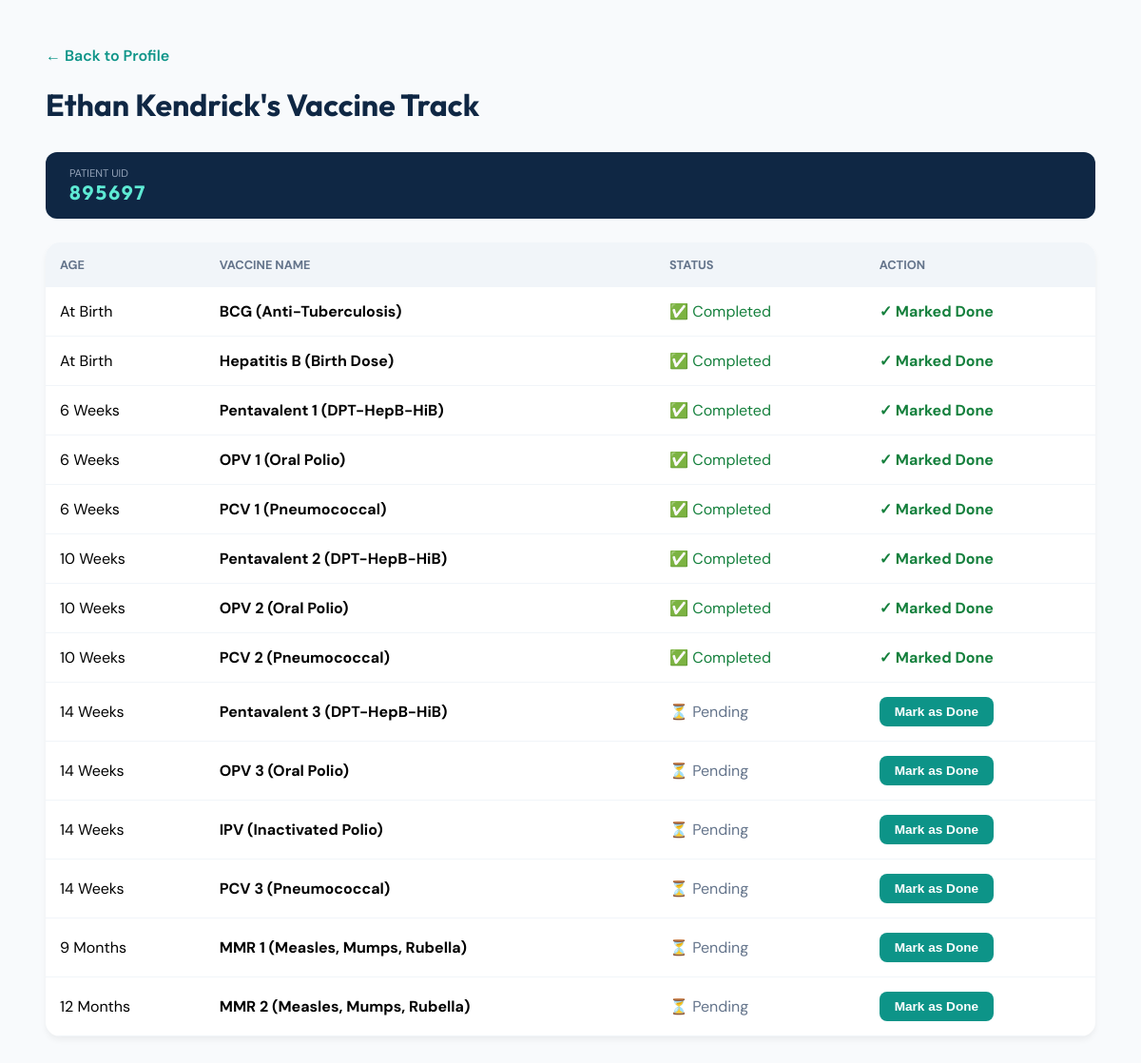
Screenshot of /patients/view_baby_records.php?baby_id=28 with the database file from the repository.
### tables this page shows
CREATE TABLE `patients` (
  `id` int(11) NOT NULL,
  `first_name` varchar(100) NOT NULL,
  `last_name` varchar(100) NOT NULL,
  `date_of_birth` date NOT NULL,
  `gender` varchar(20) NOT NULL,
  `contact_number` varchar(20) NOT NULL,
  `address` text NOT NULL,
  `emergency_contact_name` varchar(100) NOT NULL,
  `emergency_contact_number` varchar(20) NOT NULL,
  `patient_category` varchar(50) NOT NULL,
  `has_chronic_illness` tinyint(1) NOT NULL,
  `chronic_illness_details` text NOT NULL,
  `blood_type` varchar(10) NOT NULL,
  `allergies` text NOT NULL,
  `patient_id` int(11) GENERATED ALWAYS AS (`id`) VIRTUAL,
  `fullname` varchar(255) GENERATED ALWAYS AS (concat(`last_name`,', ',`first_name`)) VIRTUAL,
  `contactnumber` varchar(20) GENERATED ALWAYS AS (`contact_number`) VIRTUAL,
  `uid` varchar(10) DEFAULT NULL,
  `parent_id` int(11) DEFAULT NULL
);

CREATE TABLE `immunization_records` (
  `id` int(11) NOT NULL,
  `baby_id` int(11) DEFAULT NULL,
  `vaccine_name` varchar(100) DEFAULT NULL,
  `type` enum('Injection','Oral') DEFAULT NULL,
  `scheduled_age` varchar(50) DEFAULT NULL,
  `date_administered` date DEFAULT NULL,
  `status` enum('Pending','Completed') DEFAULT 'Pending',
  `administered_by` varchar(100) DEFAULT NULL,
  `date_given` date DEFAULT NULL
);

### patients/view_baby_records.php (the view, shortened to what this page needs)
<?php
$conn = new mysqli('localhost', 'root', '', 'barangay_health_db');
$baby_id = isset($_GET['baby_id']) ? $conn->real_escape_string($_GET['baby_id']) : null;
$info_sql = "SELECT * FROM patients WHERE id = '$baby_id'";
$info_res = $conn->query($info_sql);
$baby = $info_res->fetch_assoc();
?>
<!DOCTYPE html>
<html lang="en">
<head>
</head>
<body>
<div class="header">
    <a href="view.php?id=<?= $baby_id ?>" style="text-decoration:none; color:#0d9488; font-weight: 600;">← Back to Profile</a>
    <h1><?= htmlspecialchars($baby['first_name']) ?>'s Vaccine Track</h1>
</div>
<div class="uid-bar">
    <div>
        <p style="margin:0; font-size: 0.7rem; text-transform: uppercase; color: #94a3b8;">Patient UID</p>
        <span class="uid-value"><?= $baby['uid'] ?: '---' ?></span>
    </div>
</div>
<div class="table-card">
    <table>
        <thead>
            <tr>
                <th>Age</th>
                <th>Vaccine Name</th>
                <th>Status</th>
                <th>Action</th>
            </tr>
        </thead>
        <tbody>
            <?php
            $records = $conn->query("SELECT * FROM immunization_records WHERE baby_id = '$baby_id'");
            while($row = $records->fetch_assoc()):
                $is_done = (trim(strtolower($row['status'])) !== 'pending');
            ?>
            <tr>
                <td><?= htmlspecialchars($row['scheduled_age']) ?></td>
                <td><strong><?= htmlspecialchars($row['vaccine_name']) ?></strong></td>
                <td>
                    <span style="color: <?= $is_done ? '#15803d' : '#64748b' ?>;">
                        <?= $is_done ? '✅ Completed' : '⏳ Pending' ?>
                    </span>
                </td>
                <td>
                    <?php if (!$is_done): ?>
                        <button type="button" class="btn-update"
                                onclick="verifyAndMark('<?= $row['id'] ?>', '<?= $baby_id ?>', '<?= addslashes(htmlspecialchars($row['vaccine_name'])) ?>')">
                            Mark as Done
                        </button>
                    <?php else: ?>
                        <div class="done-badge">
                            <span>✓ Marked Done</span>
                        </div>
                    <?php endif; ?>
                </td>
            </tr>
            <?php endwhile; ?>
        </tbody>
    </table>
</div>
</body>
</html>

### patients/view_baby_records.php (style rules this page uses)
body { font-family: 'DM Sans', sans-serif; background: #f8fafc; padding: 40px; }
.header { margin-bottom: 30px; }
h1 { font-family: 'Outfit'; color: #0f2744; }
.table-card { background: white; border-radius: 15px; box-shadow: 0 4px 6px rgba(0,0,0,0.05); overflow: hidden; }
table { width: 100%; border-collapse: collapse; }
th { background: #f1f5f9; padding: 15px; text-align: left; color: #64748b; font-size: 0.8rem; text-transform: uppercase; }
td { padding: 15px; border-bottom: 1px solid #f1f5f9; }
.btn-update { background: #0d9488; color: white; padding: 8px 16px; border-radius: 8px; font-size: 0.85rem; font-weight: 600; border: none; cursor: pointer; transition: all 0.3s ease; }
.done-badge { color: #15803d; font-weight: 700; display: flex; align-items: center; gap: 5px; animation: fadeIn 0.5s ease; }
.uid-bar { background: #0f2744; color: white; padding: 15px 25px; border-radius: 12px; margin-bottom: 25px; display: flex; justify-content: space-between; align-items: center; }
.uid-value { font-family: 'Outfit'; font-weight: 700; color: #5eead4; font-size: 1.3rem; letter-spacing: 2px; }

### rows the page displays
patients: first_name "Ethan Kendrick", uid "895697"
immunization_records: scheduled_age "At Birth", vaccine_name "BCG (Anti-Tuberculosis)", status "✅ Completed"
immunization_records: scheduled_age "At Birth", vaccine_name "Hepatitis B (Birth Dose)", status "✅ Completed"
immunization_records: scheduled_age "6 Weeks", vaccine_name "Pentavalent 1 (DPT-HepB-HiB)", status "✅ Completed"
immunization_records: scheduled_age "6 Weeks", vaccine_name "OPV 1 (Oral Polio)", status "✅ Completed"
immunization_records: scheduled_age "6 Weeks", vaccine_name "PCV 1 (Pneumococcal)", status "✅ Completed"
immunization_records: scheduled_age "10 Weeks", vaccine_name "Pentavalent 2 (DPT-HepB-HiB)", status "✅ Completed"
immunization_records: scheduled_age "10 Weeks", vaccine_name "OPV 2 (Oral Polio)", status "✅ Completed"
immunization_records: scheduled_age "10 Weeks", vaccine_name "PCV 2 (Pneumococcal)", status "✅ Completed"
immunization_records: scheduled_age "14 Weeks", vaccine_name "Pentavalent 3 (DPT-HepB-HiB)", status "⏳ Pending"
immunization_records: scheduled_age "14 Weeks", vaccine_name "OPV 3 (Oral Polio)", status "⏳ Pending"
immunization_records: scheduled_age "14 Weeks", vaccine_name "IPV (Inactivated Polio)", status "⏳ Pending"
immunization_records: scheduled_age "14 Weeks", vaccine_name "PCV 3 (Pneumococcal)", status "⏳ Pending"
immunization_records: scheduled_age "9 Months", vaccine_name "MMR 1 (Measles, Mumps, Rubella)", status "⏳ Pending"
immunization_records: scheduled_age "12 Months", vaccine_name "MMR 2 (Measles, Mumps, Rubella)", status "⏳ Pending"
